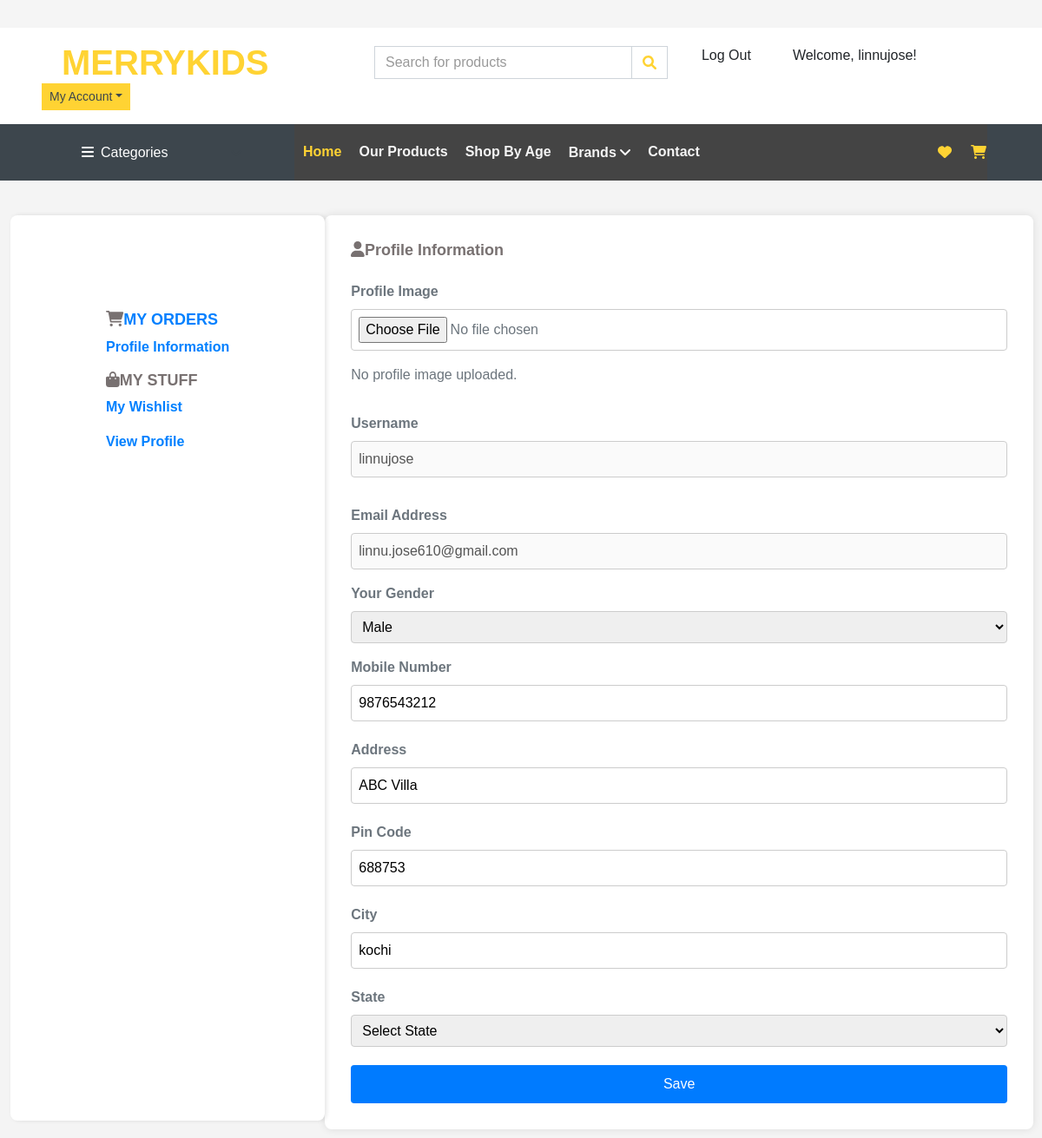
The app's page /account/ (signed in) with its own data.
### toyapp/models.py (models this page shows, shortened)
class CustomUser(AbstractUser):
    ADMIN = 1
    CUSTOMER = 2
    DELIVERYTEAM = 3
    SELLER = 4
    USER_TYPES = (
        (ADMIN, 'Admin'),
        (CUSTOMER, 'Customer'),
        (DELIVERYTEAM, 'Deliveryteam'),
        (SELLER,'Seller'),
    )
    user_types = models.PositiveSmallIntegerField(choices=USER_TYPES,default='2')
    username=models.CharField(max_length=50,unique=True)
    name = models.CharField(max_length=50)
    email = models.EmailField(max_length=100, unique=True)
    password = models.CharField(max_length=128)
    shop_name=models.CharField(max_length=255, null=True)
    user_name=models.CharField(max_length=100, null=True)
    email = models.EmailField(max_length=100, unique=True)
    password = models.CharField(max_length=128)
    phone = models.CharField(max_length=12, blank=True)
    shop_address=models.CharField(max_length=255, null=True)
    tax_id=models.CharField(max_length=20, null=True)
    name = models.CharField(max_length=50)
    username=models.CharField(max_length=50,unique=True)
    email = models.EmailField(max_length=100, unique=True)
    phone = models.CharField(max_length=12, blank=True)
    password = models.CharField(max_length=128)
    is_admin = models.BooleanField(default=False)
    is_staff = models.BooleanField(default=False)
    is_active = models.BooleanField(default=True)
    is_superadmin = models.BooleanField(default=False)
    objects = UserManager()

class ProfileUser(models.Model):
    user = models.OneToOneField(CustomUser, on_delete=models.CASCADE)
    profile_picture = models.ImageField(upload_to='media/profile_picture', blank=True, null=True)
    username = models.CharField(max_length=50, blank=True, null=True)
    email = models.EmailField(blank=True, null=True)
    phone_number = models.CharField(max_length=15, blank=True, null=True)
    pincode = models.CharField(max_length=10, blank=True, null=True)
    address = models.TextField(blank=True, null=True)
    gender = models.CharField(max_length=10, blank=True, null=True)
    city = models.CharField(max_length=50, blank=True, null=True)  # New field
    state = models.CharField(max_length=50, blank=True, null=True)  # New field

### toyapp/views.py (the view)
# urls.py: path('account/', views.account, name='account'),
@login_required
def account(request):
    user = request.user
    context = {
        'user': user,
    }
    return render(request, 'account.html', context)

### templates/account.html (shortened to what this page needs)
{% include 'navbar.html' %}
{% load static %}
{% block content %}
<!DOCTYPE html>
<html lang="en">
<head>
    <link rel="stylesheet" href="https://cdnjs.cloudflare.com/ajax/libs/font-awesome/6.0.0-beta3/css/all.min.css">
</head>
<body>
    <section>
        <div class="sidebar">
            <h2><i class="fas fa-shopping-cart"></i><a href="#">MY ORDERS</a></h2>
            <ul>
                <li><a href="{% url 'account' %}">Profile Information</a></li>
            </ul>
            <h2><i class="fas fa-shopping-bag"></i>MY STUFF</h2>
            <ul>
                <li><a href="#">My Wishlist</a></li>
            </ul>
                <a href="{% url 'account' %}">View Profile</a>
        </div>
        <div class="main-content">
            <h2><i class="fas fa-user"></i>Profile Information</h2>
            <form method="post" action="{% url 'save_profile' %}">
                <label for="profileImage">Profile Image</label>
                <input type="file" id="profileImage" name="profileImage">
                {% if user.profile_image %}
                    <img src="{{ user.profile_image.url }}" alt="Profile Image" style="max-width: 100px;">
                {% else %}
                    <p>No profile image uploaded.</p>
                {% endif %}
                <label for="username">Username</label>
                <input type="text" id="username" name="username" value="{{ user.username }}" disabled>
                <label for="email">Email Address</label>
                <input type="email" id="email" name="email" value="{{ user.email }}" disabled>
                <label for="gender">Your Gender</label>
                <select id="gender" name="gender" value="gender">
                    <option value="male">Male</option>
                </select>
                <label for="phone_number">Mobile Number</label>
                <input type="tel" id="phone_number" name="phone_number" value="{{ user.profileuser.phone_number }}" required>
                <label for="address">Address</label>
                <input type="text" id="address" name="address" value="{{ user.profileuser.address }}" oninput="validateAddress()" required>
                <label for="pincode">Pin Code</label>
                <input type="text" id="pincode" name="pincode" value="{{ user.profileuser.pincode }}" oninput="validatePinCode()" required>
                <label for="city">City</label>
                <input type="text" id="city" name="city" value="{{ user.profileuser.city }}" oninput="validateCity()" required>
                <label for="state">State</label>
                <select id="state" name="state" onchange="validateState()" required>
                    <option value="">Select State</option>
                </select>
                <button type="submit" >Save</button>
            </form>
        </div>
    </section>
</body>
</html>
{% endblock %}

### templates/navbar.html (shortened to what this page needs)
{% load static %}
<!DOCTYPE html>
<html lang="en">
<head>
    <link href="https://cdnjs.cloudflare.com/ajax/libs/font-awesome/5.10.0/css/all.min.css" rel="stylesheet">
    <link href="/static/lib/animate/animate.min.css" rel="stylesheet">
    <link href="/static/lib/owlcarousel/assets/owl.carousel.min.css" rel="stylesheet">
    <link href="{% static '/css/style.css' %}" rel="stylesheet">
</head>
<body>
    <div class="container-fluid">
        <div class="row bg-secondary py-1 px-xl-5">
            <div class="col-lg-6 text-center text-lg-right">
            </div>
        </div>
        <div class="row align-items-center bg-light py-3 px-xl-5 d-none d-lg-flex">
            <div class="col-lg-4">
                <a href="" class="text-decoration-none">
                    <span class="h1 text-uppercase text-primary bg- px-2">MerryKids</span>
                </a>
            </div>
            <div class="col-lg-4 col-6 text-left">
                <form action="">
                    <div class="input-group">
                        <input type="text" class="form-control" placeholder="Search for products">
                        <div class="input-group-append">
                            <span class="input-group-text bg-transparent text-primary">
                                <i class="fa fa-search"></i>
                            </span>
                        </div>
                    </div>
                </form>
            </div>
<div class="btn-group">
    <a href="{% url 'logout' %}"><button class="dropdown-item" type="button">Log Out</button></a>
        {% if user.is_authenticated %}
            <p class="dropdown-item">Welcome, {{ user.username }}!</p>
        {% endif %}
</div>
<div class="btn-group">
    <button type="button" class="btn btn-sm btn-primary dropdown-toggle" data-toggle="dropdown">My Account</button>
</div>
        </div>
    </div>
    <div class="container-fluid bg-dark mb-30">
        <div class="row px-xl-5">
            <div class="col-lg-3 d-none d-lg-block">
                <a class="btn d-flex align-items-center justify-content-between  w-100" data-toggle="collapse" href="#navbar-vertical" style="height: 65px; padding: 0 30px;">
                    <h6 class="text-light m-0"><i class="fa fa-bars mr-2"></i>Categories</h6>
                    <i class="fa fa-angle-down text-dark"></i>
                </a>
            </div>
            <div class="col-lg-9">
                <nav class="navbar navbar-expand-lg  navbar-dark py-3 py-lg-0 px-0">
                    <div class="collapse navbar-collapse justify-content-between" id="navbarCollapse">
                        <div class="navbar-nav mr-auto py-0">
                            <a href="index.html" class="nav-item nav-link active">Home</a>
                            <a href="{% url 'product_list' %}" class="nav-item nav-link">Our Products</a>
                            <a href="detail.html" class="nav-item nav-link">Shop By Age</a>
                            <div class="nav-item dropdown">
                                <a href="#" class="nav-link dropdown-toggle" data-toggle="dropdown">Brands <i class="fa fa-angle-down mt-1"></i></a>
                            </div>
                            <a href="contact.html" class="nav-item nav-link">Contact</a>
                        </div>
                        <div class="navbar-nav ml-auto py-0 d-none d-lg-block">
                            <a href="{% url 'wishlist' %}" class="btn px-0">
                                <i class="fas fa-heart text-primary"></i>
                            </a>
                            <a href="{% url 'cart' %}" class="btn px-0 ml-3">
                                <i class="fas fa-shopping-cart text-primary"></i>
                            </a>
                        </div>
                    </div>
                </nav>
            </div>
        </div>
    </div>
</body>
</html>

### templates/account.html (style rules this page uses)
body { font-family: 'Arial', sans-serif; margin: 0; padding: 0; background-color: #f4f4f4; }
nav { display: flex; justify-content: space-around; background-color: #444; padding: 0.5em; }
section { display: flex; justify-content: space-between; padding: 10px; }
.sidebar { background-color: white; color: white; box-shadow: 2px 0 5px rgba(0, 0, 0, 0.1); z-index: 2; max-width: 800px; margin: 0px auto; margin-left: 2px; margin-top: 0px; margin-bottom: 10px; border-radius: 8px; padding: 110px; }
.main-content { flex-grow: 1; max-width: 600px; background-color: white; box-shadow: 0 0 10px rgba(0, 0, 0, 0.1); border-radius: 8px; padding: 30px; max-width: 1050px; }
h2 { color: #787171; font-size: 18px; }
ul { list-style: none; padding: 0; }
li { margin-bottom: 10px; }
a { text-decoration: none; color: #0080ff; font-weight: bold; }
form { display: flex; flex-direction: column; }
label { margin-bottom: 8px; font-weight: bold; }
input { padding: 8px; margin-bottom: 16px; border: 1px solid #ccc; border-radius: 4px; }
select { padding: 8px; margin-bottom: 16px; border: 1px solid #ccc; border-radius: 4px; }
button { background-color: #007BFF; color: white; padding: 10px; border: none; border-radius: 4px; cursor: pointer; }
label[for="profileImage"], label[for="currentPassword"], label[for="newPassword"], label[for="confirmPassword"], label[for="username"], label[for="email"] { margin-top: 16px; display: block; font-weight: bold; }
input[type="file"] { margin-bottom: 16px; }

### records on screen
CustomUser: username "linnujose", email "linnu.jose610@gmail.com", phone_number "9876543212", address "ABC Villa", pincode "688753", city "kochi"
